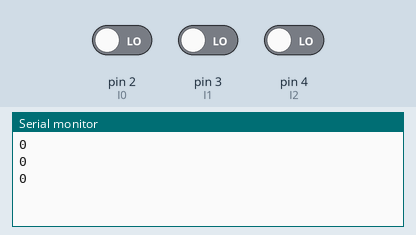
Recording of a sketch running on a simulated Arduino Uno, built with avr-gcc and run on an emulated ATmega328P. Parts: the last lines printed to the serial monitor. Inputs (shaded band) come from the test bench; at power-on: pin 2 (I0) LOW, pin 3 (I1) LOW, pin 4 (I2) LOW.

Above: at 6.8 s.
6.9 s: pin 2 (I0) driven HIGH
At 9.4 s:
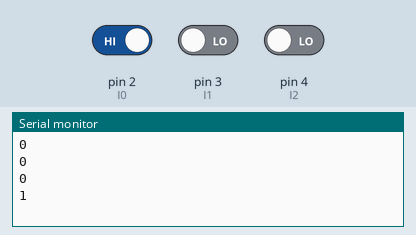
10.8 s: pin 3 (I1) driven HIGH
At 12.9 s:
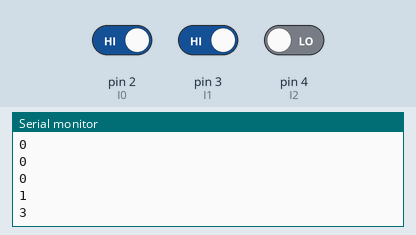
14.7 s: pin 4 (I2) driven HIGH
At 16.4 s:
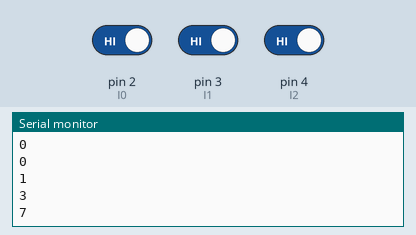
18.6 s: pin 2 (I0) driven LOW
At 22.1 s:
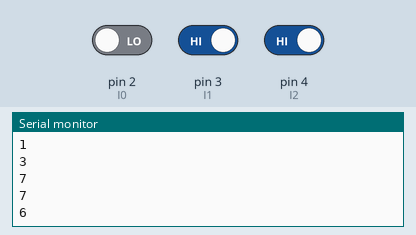
22.5 s: pin 3 (I1) driven LOW
At 24.5 s:
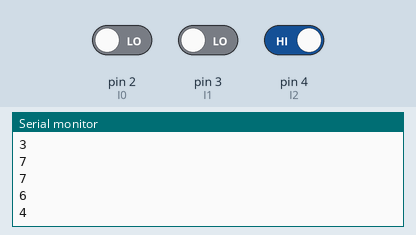
Timing chart, 0 to 26.0 s (numbered marks = the images above; inputs shaded):
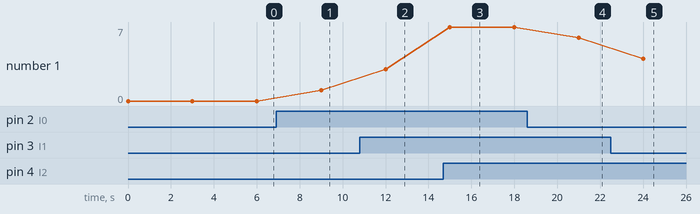

Measured:
- after the input at 6.9 s, the serial monitor: prints a new line after 2.1 s (image 1)
- after the input at 10.8 s, the serial monitor: prints a new line after 1.2 s (image 2)
- after the input at 14.7 s, the serial monitor: prints a new line after 0.30 s (image 3)
- after the input at 18.6 s, the serial monitor: prints a new line after 2.4 s (image 4)
- after the input at 22.5 s, the serial monitor: prints a new line after 1.5 s (image 5)
- plotted number 1: 0 → 1 after the input at 6.9 s, 1 → 3 after the input at 10.8 s, 3 → 7 after the input at 14.7 s, 7 → 6 after the input at 18.6 s, 6 → 4 after the input at 22.5 s

The sketch:

pratica4_II.ino
```cpp
/*
Prática 4 - Conhecendo o Arduíno 2560
Circuito utilizando a placa do Arduíno 2560 utilizando três chaves.
As chaves indicam entradas binárias: 000, 0001, 010, ..., 111. A saída de cada chave conecta em uma entrada do Arduíno (2, 3, 4).
Conforme a palavra do código de entrada, o programa realiza uma função específica.
Prof. Clayton J A Silva
Disciplina Arquitetura de Computadores
*/

#define I0 2 // define a macro relativa a entrada (pino) 2 - em cada pino um LED
#define I1 3
#define I2 4

int converteDecimal(int b0, int b1, int b2) {
   int decimal = 0;
   decimal = b0 + b1 * 2 + b2 * 4; // Conversão pela notação polinomial
   return decimal; // Retorna o valor calculado para o codigo que chama a funcao
}

void setup(){
   pinMode(I0,INPUT);  // Configura os pinos I0, I1 e I2 como entrada
   pinMode(I1,INPUT);
   pinMode(I2,INPUT);
   Serial.begin(9600); // Abre a porta serial, define a taxa de dados de comunicação serial para 9600 bps
}

void loop(){
   int a, b, c, saida; // Declara as variáveis internas a funcao loop
   a = digitalRead(I0); // Le a entrada e atribui o valor lido a variavel
   b = digitalRead(I1);
   c = digitalRead(I2);
   saida = converteDecimal(a,b,c); // A variavel saida recebe o valor da funcao converteDecimal
   Serial.println(saida,DEC);  // Escreve o valor armazenado na variavel na saida serial
   delay(3000); // Pausa o programa em 3000 milissegundos
}
```
